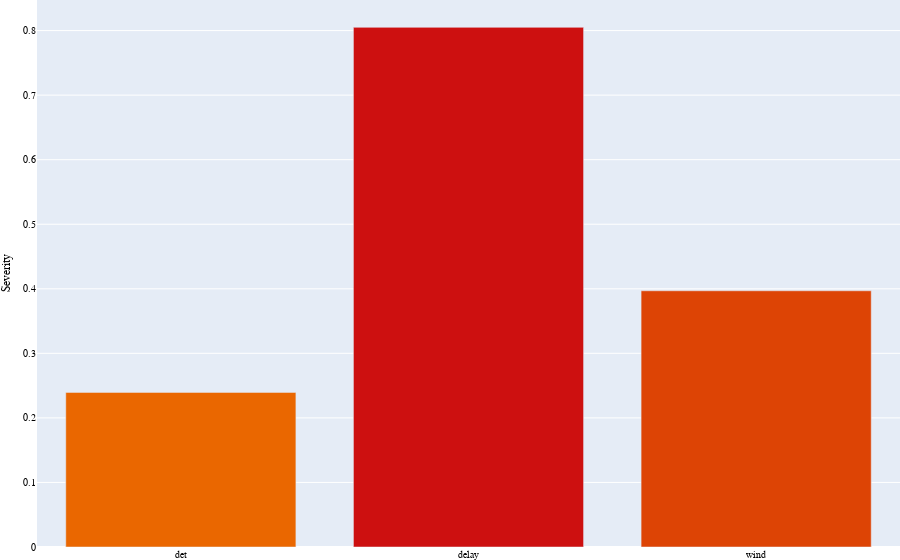

Write notebook code for a chart like this one.
### Markdown cell above
Comm and Wind Sensitivy

### Code cell
a=['det','delay','wind']
b=[0.2395, 0.805, 0.3969]
c = ['#ea6700','#cd1010','#dd4405']
fig = go.Figure(data=[
    go.Bar(name='90 deg/s - 20 m/s', x=a, y=b, marker_color=c)])
# Change the bar mode
fig.update_layout(margin=go.layout.Margin(
        l=0, #left margin
        r=0, #right margin
        b=0, #bottom margin
        t=0  #top margin
    ),
    #title="Average time of LoWC-WCR ", title_x=0.5, 
    #xaxis_title="Time (s)",
    yaxis_title="Severity",
    #legend_title="sUAS turning rate and air speed",
    font=dict(
        family="Helvetica",
        size=10,
        color="Black"))
fig.write_image("images/factors.pdf")
fig.show()

### Figure 1 — Plotly figure (JSON) as saved in the notebook; plotly's stock layout.template omitted (floating-point values rounded to 4 significant figures)
{"data": [{"marker": {"color": ["#ea6700", "#cd1010", "#dd4405"]}, "name": "90 deg/s - 20 m/s", "type": "bar", "x": ["det", "delay", "wind"], "y": [0.2395, 0.805, 0.3969]}], "layout": {"autosize": true, "font": {"color": "Black", "family": "Helvetica", "size": 10}, "margin": {"b": 0, "l": 0, "r": 0, "t": 0}, "xaxis": {"autorange": true, "range": [-0.5, 2.5], "type": "category"}, "yaxis": {"autorange": true, "range": [0, 0.8474], "title": {"text": "Severity"}, "type": "linear"}}}
